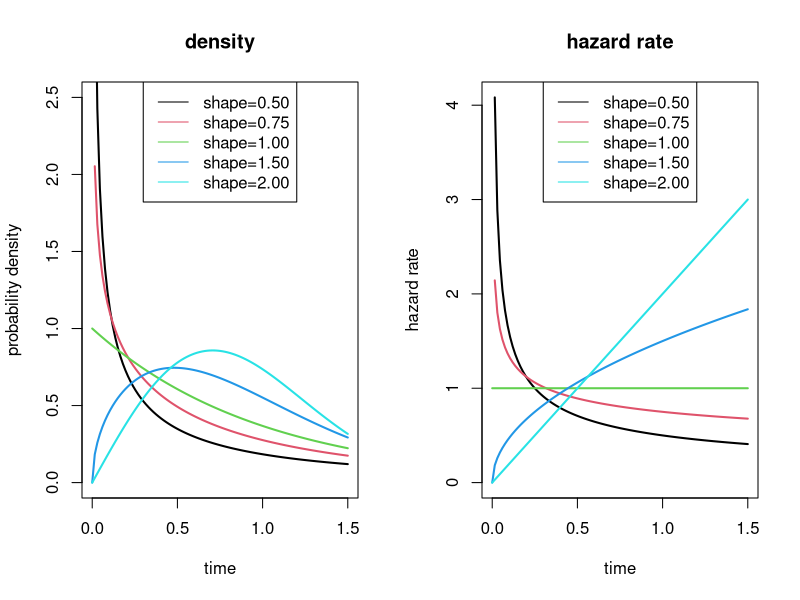

The R script that drew this image:
## ---- chunk 1
fig.dim <- 4
knitr::opts_chunk$set(fig.width=2*fig.dim,
                      fig.height=fig.dim,
                      fig.cap="",
                      fig.align='center',
                      warning=FALSE)
set.seed(42)
library(survival)
library(matrixStats)
options(mc.cores = parallel::detectCores())
## ---- chunk 2
kvals <- c(0.5, 0.75, 1, 1.5, 2)
xx <- seq(0, 1.5, length.out=101)
x <- sapply(kvals, function (k) dweibull(xx, shape=k)/pweibull(xx, shape=k, lower.tail=FALSE))
y <- sapply(kvals, function (k) dweibull(xx, shape=k))
layout(t(1:2))
matplot(xx, y, type='l', lty=1, xlab='time', ylab='probability density', lwd=2, main='density', ylim=c(0, 2.5))
legend("top", lty=1, col=1:5, legend=sprintf("shape=%0.2f", kvals))
matplot(xx, x, type='l', lty=1, xlab='time', ylab='hazard rate', lwd=2, main='hazard rate')
legend("top", lty=1, col=1:5, legend=sprintf("shape=%0.2f", kvals))
